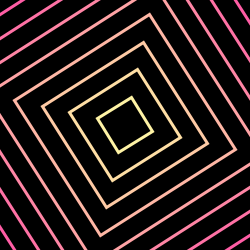
Frame 1 (no input)
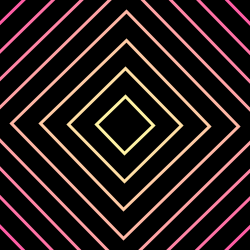
Frame 60 (the mouse pressed at the canvas centre just before this capture)
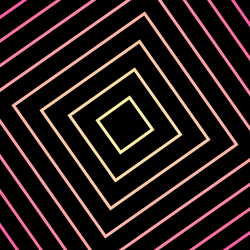
Frame 120 (the mouse held since frame 60 and released just before this capture)

The Processing sketch that drew these frames (run headless with seeded random() and noise(); from frame 60 on, the mouse is pressed at the canvas centre):

// Processing sketch: processing_53933
// ── processing_53933.pde

float angle;
float shake;

void setup() {
  size(250, 250);
  smooth();
  fill(0);
  frameRate(30);
  rectMode(CENTER);
  strokeWeight(3);
}

void draw() {
  background(0);
  // translated to the center of the page.
    translate(125,125);
  // the squares will rotate, and shake for every 2 seconds.
  if (second()%2 ==0) {  
    shake=random(-0.2,0.2);
  }
  angle = angle+shake;
  float a=cos(angle);
  rotate(a);
  // squares with different colour strokes
  stroke(255,93,165);
  rect(0,0,320,320);
  stroke(255,113,165);
  rect(0,0,280,280);
  stroke(255,133,165);
  rect(0,0,240,240);
  stroke(255,163,165);
  rect(0,0,200,200);
  stroke(255,183,165);
  rect(0,0,160,160);
  stroke(255,203,165);
  rect(0,0,120,120);
  stroke(255,223,165);
  rect(0,0,80,80);
  stroke(255,243,165);
  rect(0,0,40,40);

}


                
                                                                
